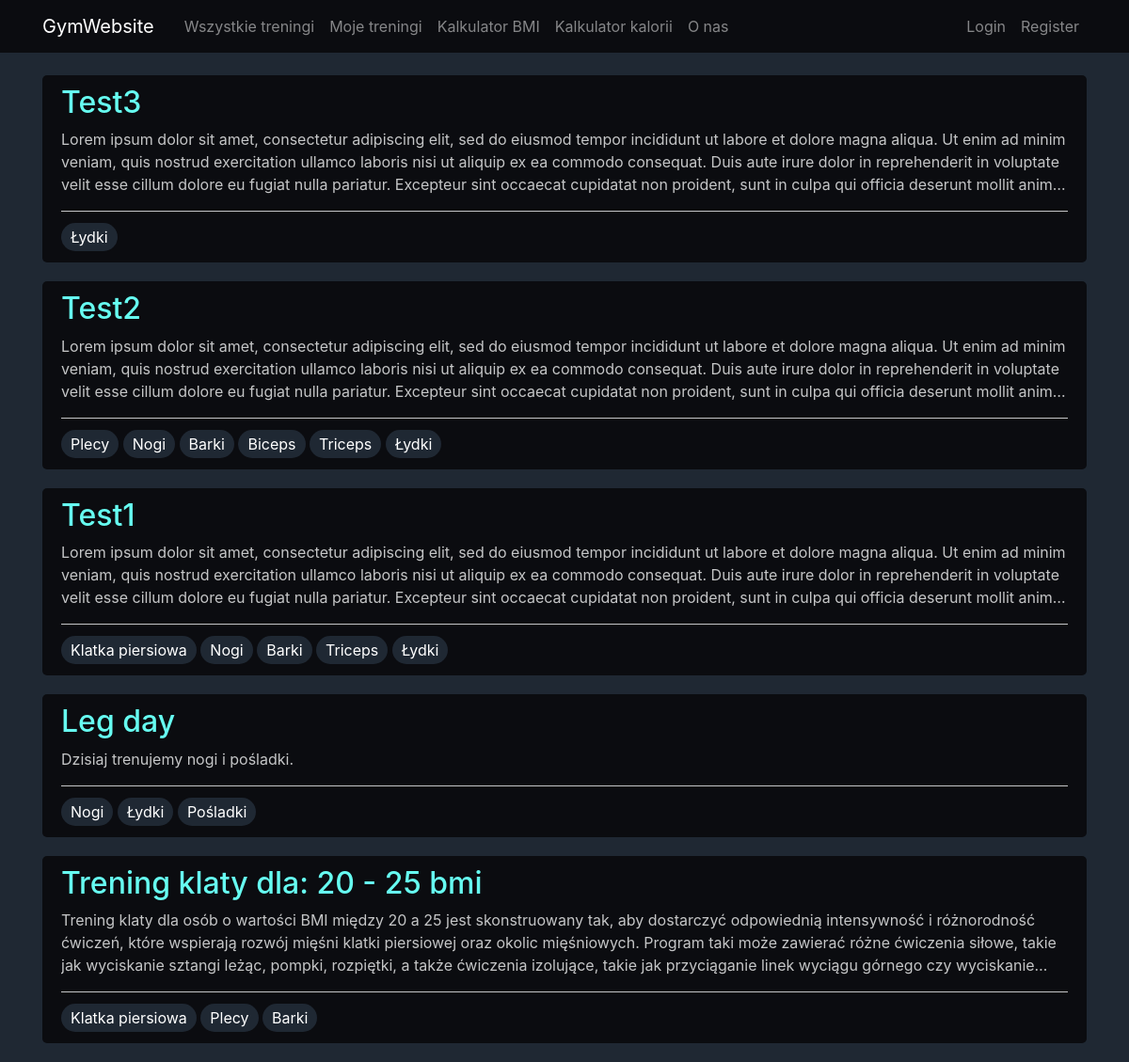
The page / on the database its author committed.
### main/models.py (models this page shows, shortened)
class Workout(models.Model):
    id = models.AutoField(primary_key=True)
    title = models.CharField(max_length=100)
    description = models.TextField()
    created_at = models.DateTimeField(default=timezone.now)
    author = models.ForeignKey(User, on_delete=models.CASCADE)
    bmi_count = models.IntegerField()
    body_parts = models.ManyToManyField(Body_Part)
    workout_exercises = models.ManyToManyField(Workout_Exercise)

class Body_Part(models.Model):
    id = models.AutoField(primary_key=True)
    name = models.CharField(max_length=100)
    def __str__(self):
        return self.name

### main/views.py (the view)
# urls.py: path('', WorkoutListView.as_view(), name='home'),
class WorkoutListView(ListView):
    model = Workout
    template_name = 'main/home.html'
    context_object_name = 'workouts'
    ordering = ['-created_at']

### main/templates/main/home.html
{% extends "main/base.html" %}
{% block content %}
    {% for workout in workouts %}
        <article class="media content-section">
            <div class="media-body">
                <h2><a class="article-title" href="{% url 'workout-detail' workout.id %}">{{ workout.title }}</a></h2>
                <p class="text-line-limited">{{ workout.description }}</p>
                <div class="article-metadata">
                    {% for i in workout.body_parts.all %}
                        <div class="body-part">{{ i }}</div>
                    {% endfor %}
                </div>
            </div>
        </article>
    {% endfor %}
{% endblock %}

### main/static/main/main.css (style rules this page uses)
body { background: #1f2833; color: #c5c6c7; margin-top: 5rem; }
h1, h2, h3, h4, h5, h6 { color: #66fcf1; }
.content-section { background: #0b0c10; padding: 10px 20px; border: none; border-radius: 5px; margin-bottom: 20px; }
.article-title { color: #66fcf1; }
.article-metadata { padding-block: 15px; margin-bottom: -10px; border-top: 1px solid #c5c6c7; }
.body-part { color: #ffff; display: inline; padding-inline: 5px; background-color: #1f2833; border-radius: 20px; padding: 5px; padding-inline: 10px; }
.text-line-limited { overflow: hidden; display: -webkit-box; -webkit-line-clamp: 3; line-clamp: 3; -webkit-box-orient: vertical; }

### rows shown on the page
Workout: title "Test3", description "Lorem ipsum dolor sit amet, consectetur adipiscing elit, sed do eiusmod tempor incididunt ut labore et dolore magna aliqua. Ut enim ad minim veniam, quis nostrud exercitation ullamco laboris nisi ut aliquip ex ea commodo consequat. Duis aute irure dolor in reprehenderit in voluptate velit esse cillum dolore eu fugiat nulla pariatur. Excepteur sint occaecat cupidatat non proident, sunt in culpa qui officia deserunt mollit…"
Body_Part: name "Łydki"
Workout: title "Test2", description "Lorem ipsum dolor sit amet, consectetur adipiscing elit, sed do eiusmod tempor incididunt ut labore et dolore magna aliqua. Ut enim ad minim veniam, quis nostrud exercitation ullamco laboris nisi ut aliquip ex ea commodo consequat. Duis aute irure dolor in reprehenderit in voluptate velit esse cillum dolore eu fugiat nulla pariatur. Excepteur sint occaecat cupidatat non proident, sunt in culpa qui officia deserunt mollit…"
Body_Part: name "Plecy"
Body_Part: name "Nogi"
Body_Part: name "Barki"
Body_Part: name "Biceps"
Body_Part: name "Triceps"
Workout: title "Test1", description "Lorem ipsum dolor sit amet, consectetur adipiscing elit, sed do eiusmod tempor incididunt ut labore et dolore magna aliqua. Ut enim ad minim veniam, quis nostrud exercitation ullamco laboris nisi ut aliquip ex ea commodo consequat. Duis aute irure dolor in reprehenderit in voluptate velit esse cillum dolore eu fugiat nulla pariatur. Excepteur sint occaecat cupidatat non proident, sunt in culpa qui officia deserunt mollit…"
Body_Part: name "Klatka piersiowa"
Workout: title "Leg day", description "Dzisiaj trenujemy nogi i pośladki."
Body_Part: name "Pośladki"
Workout: title "Trening klaty dla: 20 - 25 bmi", description "Trening klaty dla osób o wartości BMI między 20 a 25 jest skonstruowany tak, aby dostarczyć odpowiednią intensywność i różnorodność ćwiczeń, które wspierają rozwój mięśni klatki piersiowej oraz okolic mięśniowych. Program taki może zawierać różne ćwiczenia siłowe, takie jak wyciskanie sztangi leżąc, pompki, rozpiętki, a także ćwiczenia izolujące, takie jak przyciąganie linek wyciągu górnego czy…"
